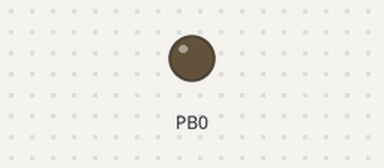
A program run on a simulated ATtiny2313, built with avr-gcc and emulated at 0.03125 MHz. On the bench: output pins drawn as LEDs (lit = HIGH).

Above: at 4.1 s.
At 12.5 s:
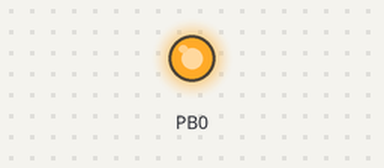
Timing chart, 0 to 21.8 s (numbered marks = the images above):
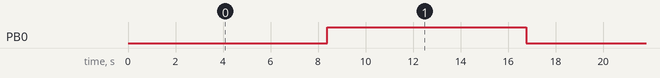

Measured:
- by itself, PB0: alternates HIGH for 8.4 s and LOW for 8.4 s

The program:

main.c
```c
#define F_CPU 31250 // by clock_div_256
//F_CPU = 8000000Mhz / 8(divider by fuses) = 1000000. Should be defined before delay.h

#include <avr/io.h>
#include <util/delay.h>
#include <avr/interrupt.h>
#include <avr/power.h>

/* ATtiny 2313

*/


#define BIT_SET(a,b) ((a) |= (1<<(b)))
#define BIT_CLEAR(a,b) ((a) &= ~(1<<(b)))
#define BIT_FLIP(a,b) ((a) ^= (1<<(b)))
#define BIT_CHECK(a,b) ((a) & (1<<(b)))


#define PORTB_BIT_SET(bit)   ((PORTB) |= (1<<(bit)))
#define PORTB_BIT_CLEAR(bit) ((PORTB) &= ~(1<<bit))

/*	TIMERS
	T[period] = (256 or 65536 [8/16 bit] * Prescaler) / F_CPU
	Example T = (256*1024)/1000000 = 0.26
	So that the timer will be overflowed every 0.26 sec, ~ 4Hz.
*/

/*
i2c_init();
uint8_t read_one_byte(uint8_t byte_address) {
	i2c_start_wait(0xD0);			// set device address and write mode
	i2c_write(byte_address); 		// write "read from" byte
	i2c_rep_start(0xD1); 			// set device address and read mode
	uint8_t byte  = i2c_readNak(); 	// Read one byte
	i2c_stop();
	return byte;
}

	minutes_register 	= read_one_byte(0x01);
	hours_register		= read_one_byte(0x02);
*/


volatile uint8_t overflow = 0;

ISR(TIMER0_OVF_vect) {
	BIT_FLIP(PORTB, PB0);
}


int main(void)
{
	clock_prescale_set(clock_div_256); //8Mhz/128 = 31250


	//8 Bit timer. Overflow routine  - ISR(TIMER0_OVF_vect)

	TIMSK	= 1<<TOIE0;				 // Enable overflow interrupt by timer T0
	TCCR0B	= (1<<CS00) | (1<<CS02); 		 // Set up timer at F_CPU/1024
	TCNT0	= 0x00; 		 		 // Zero timer (start it)

	/* 16 bit timer NOT TESTED Overflow routine  - ISR(TIMER1_OVF_vect)
	TIMSK	= 1<<TOIE1;				 // Enable overflow interrupt by timer T1
	TCCR1B	= (1<<CS10) | (1<<CS12); // Set up timer at F_CPU/1024
	TCNT1	= 0x00; 		 		 // Zero timer (start it)
	*/

	sei(); 				 			 // Enable global interrupts


	//DDRB=(1<<PB0)|(1<<PB1)|(1<<PB2)|(1<<PB3);

	DDRB=(1<<PB0);

        while (1)
        {
		//	BIT_FLIP(PORTB, PB0);
		//	_delay_ms(1000);
	/*
			if(overflow > 10) {
				BIT_FLIP(PORTB, PB0);
				overflow = 0;
			}
			*/
		}
}
```
